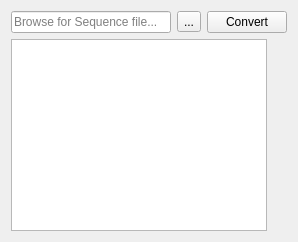
      <widget class="QWidget" name="tab_4">
       <attribute name="icon">
        <iconset resource="AutomationGUI_white.qrc">
         <normaloff>:/icons/format-list-numbered</normaloff>:/icons/format-list-numbered</iconset>
       </attribute>
       <attribute name="title">
        <string>Sequence Converter</string>
       </attribute>
       <layout class="QVBoxLayout" name="verticalLayout_16">
        <item>
         <layout class="QHBoxLayout" name="horizontalLayout_5">
          <item>
           <widget class="QLineEdit" name="sequenceFileEdit">
            <property name="placeholderText">
             <string>Browse for Sequence file...</string>
            </property>
            <property name="clearButtonEnabled">
             <bool>true</bool>
            </property>
           </widget>
          </item>
          <item>
           <widget class="QToolButton" name="sequenceBrowseButton">
            <property name="text">
             <string>...</string>
            </property>
           </widget>
          </item>
          <item>
           <widget class="QPushButton" name="sequenceConvertButton">
            <property name="text">
             <string>Convert</string>
            </property>
           </widget>
          </item>
         </layout>
        </item>
        <item>
         <layout class="QHBoxLayout" name="horizontalLayout_12">
          <item>
           <widget class="QPlainTextEdit" name="sequenceEdit"/>
          </item>
          <item>
           <layout class="QVBoxLayout" name="verticalLayout_15">
            <item>
             <spacer name="verticalSpacer_3">
              <property name="orientation">
               <enum>Qt::Vertical</enum>
              </property>
              <property name="sizeHint" stdset="0">
               <size>
                <width>20</width>
                <height>40</height>
               </size>
              </property>
             </spacer>
            </item>
           </layout>
          </item>
         </layout>
        </item>
       </layout>
      </widget>
